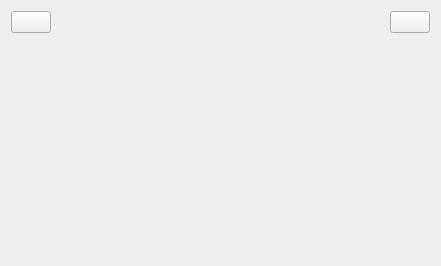
<?xml version="1.0" encoding="UTF-8"?>
<ui version="4.0">
 <class>MasterView</class>
 <widget class="QWidget" name="MasterView">
  <property name="geometry">
   <rect>
    <x>0</x>
    <y>0</y>
    <width>441</width>
    <height>266</height>
   </rect>
  </property>
  <property name="windowTitle">
   <string>MasterView</string>
  </property>
  <layout class="QVBoxLayout" name="verticalLayout">
   <item>
    <layout class="QHBoxLayout" name="horizontalLayout">
     <item>
      <widget class="QPushButton" name="btBack">
       <property name="text">
        <string/>
       </property>
       <property name="icon">
        <iconset resource="lab4.qrc">
         <normaloff>:/img/back.png</normaloff>:/img/back.png</iconset>
       </property>
      </widget>
     </item>
     <item>
      <spacer name="horizontalSpacer">
       <property name="orientation">
        <enum>Qt::Orientation::Horizontal</enum>
       </property>
       <property name="sizeHint" stdset="0">
        <size>
         <width>40</width>
         <height>20</height>
        </size>
       </property>
      </spacer>
     </item>
     <item>
      <widget class="QLabel" name="labelTitle">
       <property name="text">
        <string/>
       </property>
      </widget>
     </item>
     <item>
      <spacer name="horizontalSpacer_2">
       <property name="orientation">
        <enum>Qt::Orientation::Horizontal</enum>
       </property>
       <property name="sizeHint" stdset="0">
        <size>
         <width>40</width>
         <height>20</height>
        </size>
       </property>
      </spacer>
     </item>
     <item>
      <widget class="QPushButton" name="btLogout">
       <property name="text">
        <string/>
       </property>
       <property name="icon">
        <iconset resource="lab4.qrc">
         <normaloff>:/img/logout.png</normaloff>:/img/logout.png</iconset>
       </property>
      </widget>
     </item>
    </layout>
   </item>
   <item>
    <widget class="QStackedWidget" name="stackedWidget"/>
   </item>
  </layout>
 </widget>
 <resources>
  <include location="lab4.qrc"/>
 </resources>
 <connections/>
</ui>
